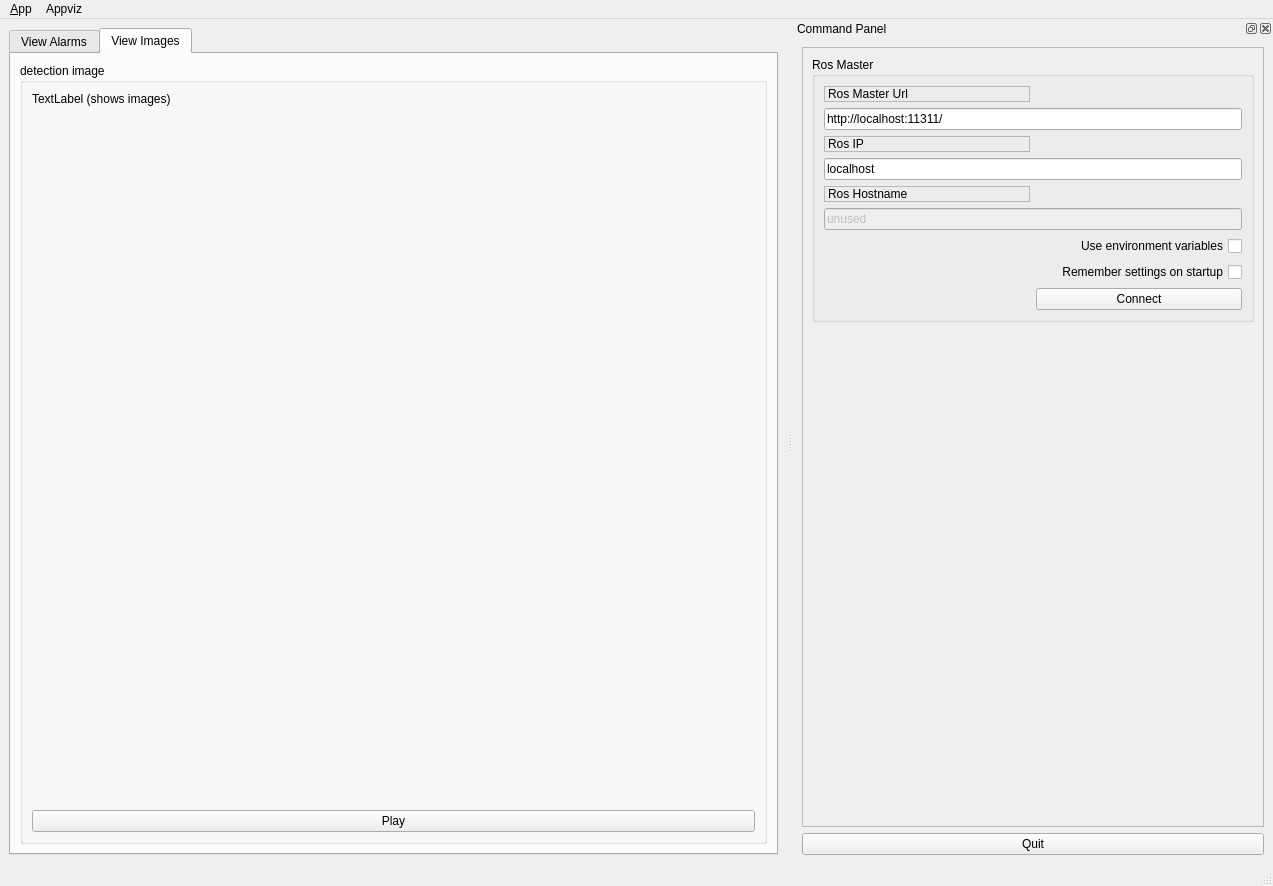
<?xml version="1.0" encoding="UTF-8"?>
<ui version="4.0">
 <class>MainWindow</class>
 <widget class="QMainWindow" name="MainWindow">
  <property name="geometry">
   <rect>
    <x>0</x>
    <y>0</y>
    <width>1273</width>
    <height>886</height>
   </rect>
  </property>
  <property name="windowTitle">
   <string>Appviz</string>
  </property>
  <property name="windowIcon">
   <iconset>
    <normaloff>:/images/icon.png</normaloff>:/images/icon.png</iconset>
  </property>
  <property name="locale">
   <locale language="English" country="UnitedStates"/>
  </property>
  <widget class="QWidget" name="centralwidget">
   <layout class="QHBoxLayout">
    <item>
     <widget class="QTabWidget" name="tab_manager">
      <property name="minimumSize">
       <size>
        <width>100</width>
        <height>0</height>
       </size>
      </property>
      <property name="locale">
       <locale language="English" country="UnitedStates"/>
      </property>
      <property name="currentIndex">
       <number>1</number>
      </property>
      <widget class="QWidget" name="tab_status">
       <attribute name="title">
        <string>View Alarms</string>
       </attribute>
       <layout class="QVBoxLayout" name="verticalLayout_2">
        <item>
         <widget class="QGroupBox" name="groupBox_alarm">
          <property name="sizePolicy">
           <sizepolicy hsizetype="MinimumExpanding" vsizetype="Preferred">
            <horstretch>0</horstretch>
            <verstretch>0</verstretch>
           </sizepolicy>
          </property>
          <property name="title">
           <string>Logging</string>
          </property>
          <layout class="QGridLayout" name="gridLayout_3">
           <item row="0" column="0">
            <widget class="QListView" name="view_logging"/>
           </item>
          </layout>
         </widget>
        </item>
       </layout>
      </widget>
      <widget class="QWidget" name="tab">
       <attribute name="title">
        <string>View Images</string>
       </attribute>
       <layout class="QHBoxLayout" name="horizontalLayout">
        <item>
         <widget class="QGroupBox" name="groupBox_image">
          <property name="title">
           <string>detection image</string>
          </property>
          <layout class="QVBoxLayout" name="verticalLayout_4">
           <item>
            <widget class="QLabel" name="view_image">
             <property name="text">
              <string>TextLabel (shows images)</string>
             </property>
            </widget>
           </item>
           <item>
            <spacer name="verticalSpacer_image">
             <property name="orientation">
              <enum>Qt::Vertical</enum>
             </property>
             <property name="sizeHint" stdset="0">
              <size>
               <width>20</width>
               <height>40</height>
              </size>
             </property>
            </spacer>
           </item>
           <item>
            <widget class="QPushButton" name="play_button">
             <property name="text">
              <string>Play</string>
             </property>
            </widget>
           </item>
          </layout>
         </widget>
        </item>
       </layout>
      </widget>
     </widget>
    </item>
   </layout>
  </widget>
  <widget class="QMenuBar" name="menubar">
   <property name="geometry">
    <rect>
     <x>0</x>
     <y>0</y>
     <width>1273</width>
     <height>36</height>
    </rect>
   </property>
   <widget class="QMenu" name="menu_File">
    <property name="title">
     <string>&amp;App</string>
    </property>
    <addaction name="action_Preferences"/>
    <addaction name="separator"/>
    <addaction name="actionAbout"/>
    <addaction name="actionAbout_Qt"/>
    <addaction name="separator"/>
    <addaction name="action_Quit"/>
   </widget>
   <widget class="QMenu" name="menuAppviz">
    <property name="title">
     <string>Appviz</string>
    </property>
   </widget>
   <addaction name="menu_File"/>
   <addaction name="menuAppviz"/>
  </widget>
  <widget class="QStatusBar" name="statusbar"/>
  <widget class="QDockWidget" name="dock_status">
   <property name="sizePolicy">
    <sizepolicy hsizetype="Minimum" vsizetype="Preferred">
     <horstretch>0</horstretch>
     <verstretch>0</verstretch>
    </sizepolicy>
   </property>
   <property name="minimumSize">
    <size>
     <width>480</width>
     <height>584</height>
    </size>
   </property>
   <property name="allowedAreas">
    <set>Qt::RightDockWidgetArea</set>
   </property>
   <property name="windowTitle">
    <string>Command Panel</string>
   </property>
   <attribute name="dockWidgetArea">
    <number>2</number>
   </attribute>
   <widget class="QWidget" name="dockWidgetContents_2">
    <layout class="QVBoxLayout" name="verticalLayout">
     <item>
      <widget class="QFrame" name="frame">
       <property name="sizePolicy">
        <sizepolicy hsizetype="Minimum" vsizetype="Preferred">
         <horstretch>0</horstretch>
         <verstretch>0</verstretch>
        </sizepolicy>
       </property>
       <property name="frameShape">
        <enum>QFrame::StyledPanel</enum>
       </property>
       <property name="frameShadow">
        <enum>QFrame::Raised</enum>
       </property>
       <layout class="QVBoxLayout" name="verticalLayout_3">
        <item>
         <widget class="QGroupBox" name="groupBox">
          <property name="title">
           <string>Ros Master</string>
          </property>
          <layout class="QGridLayout" name="gridLayout">
           <item row="0" column="0">
            <widget class="QLabel" name="label">
             <property name="frameShape">
              <enum>QFrame::StyledPanel</enum>
             </property>
             <property name="frameShadow">
              <enum>QFrame::Raised</enum>
             </property>
             <property name="text">
              <string>Ros Master Url</string>
             </property>
            </widget>
           </item>
           <item row="1" column="0" colspan="2">
            <widget class="QLineEdit" name="line_edit_master">
             <property name="text">
              <string>http://localhost:11311/</string>
             </property>
            </widget>
           </item>
           <item row="2" column="0">
            <widget class="QLabel" name="label_2">
             <property name="frameShape">
              <enum>QFrame::StyledPanel</enum>
             </property>
             <property name="frameShadow">
              <enum>QFrame::Raised</enum>
             </property>
             <property name="text">
              <string>Ros IP</string>
             </property>
            </widget>
           </item>
           <item row="3" column="0" colspan="2">
            <widget class="QLineEdit" name="line_edit_host">
             <property name="text">
              <string>localhost</string>
             </property>
            </widget>
           </item>
           <item row="4" column="0">
            <widget class="QLabel" name="label_3">
             <property name="frameShape">
              <enum>QFrame::StyledPanel</enum>
             </property>
             <property name="frameShadow">
              <enum>QFrame::Raised</enum>
             </property>
             <property name="text">
              <string>Ros Hostname</string>
             </property>
            </widget>
           </item>
           <item row="5" column="0" colspan="2">
            <widget class="QLineEdit" name="line_edit_topic">
             <property name="enabled">
              <bool>false</bool>
             </property>
             <property name="text">
              <string>unused</string>
             </property>
            </widget>
           </item>
           <item row="6" column="0" colspan="2">
            <widget class="QCheckBox" name="checkbox_use_environment">
             <property name="layoutDirection">
              <enum>Qt::RightToLeft</enum>
             </property>
             <property name="text">
              <string>Use environment variables</string>
             </property>
            </widget>
           </item>
           <item row="7" column="0" colspan="2">
            <widget class="QCheckBox" name="checkbox_remember_settings">
             <property name="layoutDirection">
              <enum>Qt::RightToLeft</enum>
             </property>
             <property name="text">
              <string>Remember settings on startup</string>
             </property>
            </widget>
           </item>
           <item row="8" column="0">
            <spacer name="horizontalSpacer">
             <property name="orientation">
              <enum>Qt::Horizontal</enum>
             </property>
             <property name="sizeHint" stdset="0">
              <size>
               <width>170</width>
               <height>21</height>
              </size>
             </property>
            </spacer>
           </item>
           <item row="8" column="1">
            <widget class="QPushButton" name="button_connect">
             <property name="enabled">
              <bool>true</bool>
             </property>
             <property name="sizePolicy">
              <sizepolicy hsizetype="MinimumExpanding" vsizetype="Fixed">
               <horstretch>0</horstretch>
               <verstretch>0</verstretch>
              </sizepolicy>
             </property>
             <property name="toolTip">
              <string>Set the target to the current joint trajectory state.</string>
             </property>
             <property name="statusTip">
              <string>Clear all waypoints and set the target to the current joint trajectory state.</string>
             </property>
             <property name="text">
              <string>Connect</string>
             </property>
            </widget>
           </item>
          </layout>
         </widget>
        </item>
        <item>
         <spacer name="verticalSpacer_3">
          <property name="orientation">
           <enum>Qt::Vertical</enum>
          </property>
          <property name="sizeHint" stdset="0">
           <size>
            <width>20</width>
            <height>233</height>
           </size>
          </property>
         </spacer>
        </item>
       </layout>
      </widget>
     </item>
     <item>
      <widget class="QPushButton" name="quit_button">
       <property name="sizePolicy">
        <sizepolicy hsizetype="MinimumExpanding" vsizetype="Fixed">
         <horstretch>0</horstretch>
         <verstretch>0</verstretch>
        </sizepolicy>
       </property>
       <property name="text">
        <string>Quit</string>
       </property>
      </widget>
     </item>
    </layout>
   </widget>
  </widget>
  <action name="action_Quit">
   <property name="text">
    <string>&amp;Quit</string>
   </property>
   <property name="shortcut">
    <string>Ctrl+Q</string>
   </property>
   <property name="shortcutContext">
    <enum>Qt::ApplicationShortcut</enum>
   </property>
  </action>
  <action name="action_Preferences">
   <property name="text">
    <string>&amp;Preferences</string>
   </property>
  </action>
  <action name="actionAbout">
   <property name="text">
    <string>&amp;About</string>
   </property>
  </action>
  <action name="actionAbout_Qt">
   <property name="text">
    <string>About &amp;Qt</string>
   </property>
  </action>
 </widget>
 <resources>
  <include location="../resources/images.qrc"/>
 </resources>
 <connections>
  <connection>
   <sender>action_Quit</sender>
   <signal>triggered()</signal>
   <receiver>MainWindow</receiver>
   <slot>close()</slot>
   <hints>
    <hint type="sourcelabel">
     <x>-1</x>
     <y>-1</y>
    </hint>
    <hint type="destinationlabel">
     <x>399</x>
     <y>299</y>
    </hint>
   </hints>
  </connection>
  <connection>
   <sender>quit_button</sender>
   <signal>clicked()</signal>
   <receiver>MainWindow</receiver>
   <slot>close()</slot>
   <hints>
    <hint type="sourcelabel">
     <x>859</x>
     <y>552</y>
    </hint>
    <hint type="destinationlabel">
     <x>469</x>
     <y>299</y>
    </hint>
   </hints>
  </connection>
 </connections>
</ui>
